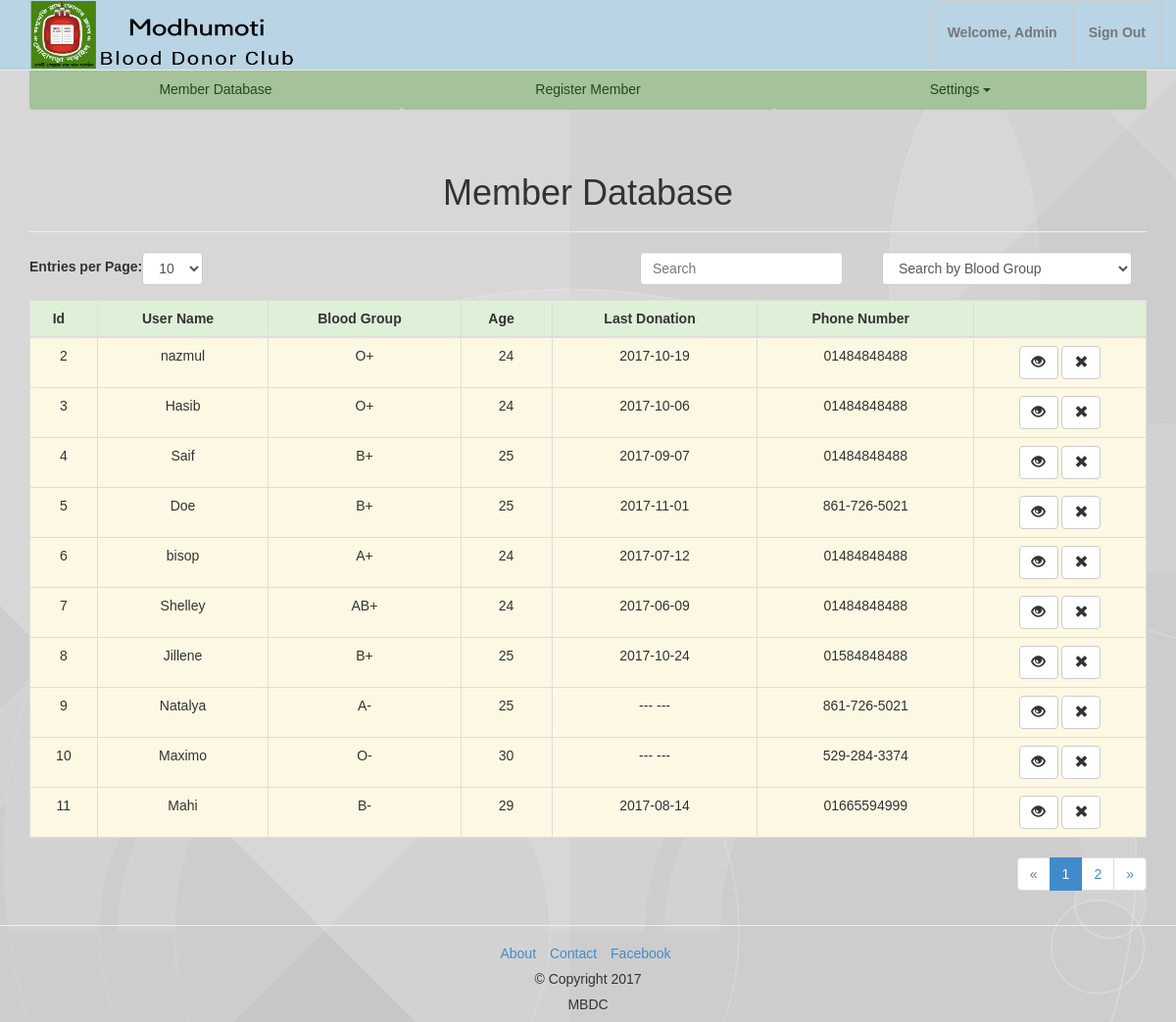
/members.php (signed in), run on the app's committed database.
### tables this page shows
CREATE TABLE `members` (
  `id` int(10) UNSIGNED NOT NULL,
  `username` varchar(191) NOT NULL,
  `fullname` varchar(191) NOT NULL,
  `fathersname` varchar(191) NOT NULL,
  `mothersname` varchar(191) NOT NULL,
  `avatar` varchar(255) NOT NULL,
  `age` varchar(191) NOT NULL,
  `bday` date NOT NULL,
  `gender` enum('male','female') NOT NULL,
  `marital` enum('notmarried','married') NOT NULL,
  `spousename` varchar(255) NOT NULL,
  `nation` enum('Bangladeshi') NOT NULL,
  `profession` varchar(255) NOT NULL,
  `nid` varchar(50) NOT NULL,
  `bcn` varchar(50) NOT NULL,
  `bloodgroup` enum('A+','B+','O+','AB+','A-','B-','O-','AB-') NOT NULL,
  `address` text NOT NULL,
  `phone` varchar(191) NOT NULL,
  `cnt1` varchar(50) NOT NULL,
  `cnt1r` varchar(50) NOT NULL,
  `cnt1p` varchar(50) NOT NULL,
  `hsd` text NOT NULL,
  `pde` enum('yes','no') NOT NULL,
  `password` varchar(191) NOT NULL,
  `created_at` timestamp NOT NULL DEFAULT CURRENT_TIMESTAMP
);

### members.php (the view, shortened to what this page needs)
<?php
require 'config.php';
if (isset($_POST['valueToSearch']) && $_POST['valueToSearch'] != 'All') {
	$valueToSearch = $_POST['valueToSearch'];
	$query = "SELECT * FROM (SELECT m.id, m.username, m.bloodgroup, m.age, ldon.lastdonation, m.phone FROM members m LEFT OUTER JOIN (SELECT d.member, d.place, d.lastdonation FROM donation d INNER JOIN (SELECT member, max(lastdonation) AS maxld FROM donation GROUP BY member) dm ON d.member = dm.member AND d.lastdonation = dm.maxld) AS ldon ON m.id = ldon.member) AS mem WHERE mem.bloodgroup = '$valueToSearch'";
	$search_result = mysqli_query($link, $query);
} else{
	$query = "SELECT m.id, m.username, m.bloodgroup, m.age, ldon.lastdonation, m.phone FROM members m LEFT OUTER JOIN (SELECT d.member, d.place, d.lastdonation FROM donation d INNER JOIN (SELECT member, max(lastdonation) AS maxld FROM donation GROUP BY member) dm ON d.member = dm.member AND d.lastdonation = dm.maxld) AS ldon ON m.id = ldon.member";
	$search_result = mysqli_query($link, $query);
}
$slink = '<link href="css/font-awesome.min.css" type="text/css" rel="stylesheet">
    <link href="css/jquery.bdt.css" type="text/css" rel="stylesheet">';
?>
<?php include 'header.php'; ?>
<body>
<?php include 'nav.php'; ?>
<div class="container">
    <div class="row">
        <div class="col-md-12">
<?php include 'topbar.php'; ?>
<div class="page-header" style="margin-top: 65px;">
                <h1>Member Database</h1>
            </div>
            <form class="form-horizontal" role="form" action="<?php echo htmlspecialchars($_SERVER["PHP_SELF"]); ?>" method="post">
                <div class="col-md-3" style="float: right;">
                    <select name="valueToSearch" class="form-control" onchange='this.form.submit()'>
                        <option value="">Search by Blood Group</option>
                    </select>
                </div>
            </form>
            <div class="table-responsive">
            <table class="table table-bordered table-hover table-striped" id="bootstrap-table">
                <thead>
                <tr class="success">
                    <th>Id</th>
                    <th>User Name</th>
                    <th>Blood Group</th>
                    <th>Age</th>
                    <th>Last Donation</th>
                    <th>Phone Number</th>
                    <th></th>
                </tr>
                </thead>
                <tbody>
                <?php while ($row = mysqli_fetch_array($search_result)): ?>
                <tr class="warning">
                    <td><?php echo $mid = $row['id']; ?></td>
                    <td><?php echo $row['username']; ?></td>
                    <td><?php echo $row['bloodgroup']; ?></td>
                    <td><?php echo $row['age']; ?></td>
                    <td><?php echo ($row['lastdonation']? $row['lastdonation'] :"--- ---"); ?></td>
                    <td><?php echo $row['phone']; ?></td>
                    <td>
                        <a href="single.php?id=<?php echo $mid; ?>" class="btn btn-default">
                            <span class="glyphicon glyphicon-eye-open" aria-hidden="true"></span>
                        </a>
                        <a onclick="return confirm('Are you sure to Delete?');"  href="deletem.php?delid=<?php echo $mid; ?>" class="btn btn-default"><span class="glyphicon glyphicon-remove" aria-hidden="true"></span>
                        </a>
                    </td>
                </tr>
                <?php endwhile; ?>
                </tbody>
            </table>
        </div>
        </div>
    </div>
</div>
<?php include 'footer.php'; ?>
    </body>
</html>

### css/custom.css (style rules this page uses)
html { height: 100%; margin: 0 auto; padding: 0; }
body { font: 14px sans-serif; padding-top: 50px; min-height: 100%; text-align: center; background: url(../images/wa1.png) no-repeat center fixed; background-size: cover; }
th, td { text-align: left; }

### members.php (style rules this page uses)
th, td { text-align: center; }

### data on the page
members: id "2", username "nazmul", bloodgroup "O+", age "24", lastdonation "2017-10-19", phone "01484848488"
members: id "3", username "Hasib", bloodgroup "O+", age "24", lastdonation "2017-10-06", phone "01484848488"
members: id "4", username "Saif", bloodgroup "B+", age "25", lastdonation "2017-09-07", phone "01484848488"
members: id "5", username "Doe", bloodgroup "B+", age "25", lastdonation "2017-11-01", phone "861-726-5021"
members: id "6", username "bisop", bloodgroup "A+", age "24", lastdonation "2017-07-12", phone "01484848488"
members: id "7", username "Shelley", bloodgroup "AB+", age "24", lastdonation "2017-06-09", phone "01484848488"
members: id "8", username "Jillene", bloodgroup "B+", age "25", lastdonation "2017-10-24", phone "01584848488"
members: id "9", username "Natalya", bloodgroup "A-", age "25", phone "861-726-5021"
members: id "10", username "Maximo", bloodgroup "O-", age "30", phone "529-284-3374"
members: id "11", username "Mahi", bloodgroup "B-", age "29", lastdonation "2017-08-14", phone "01665594999"
